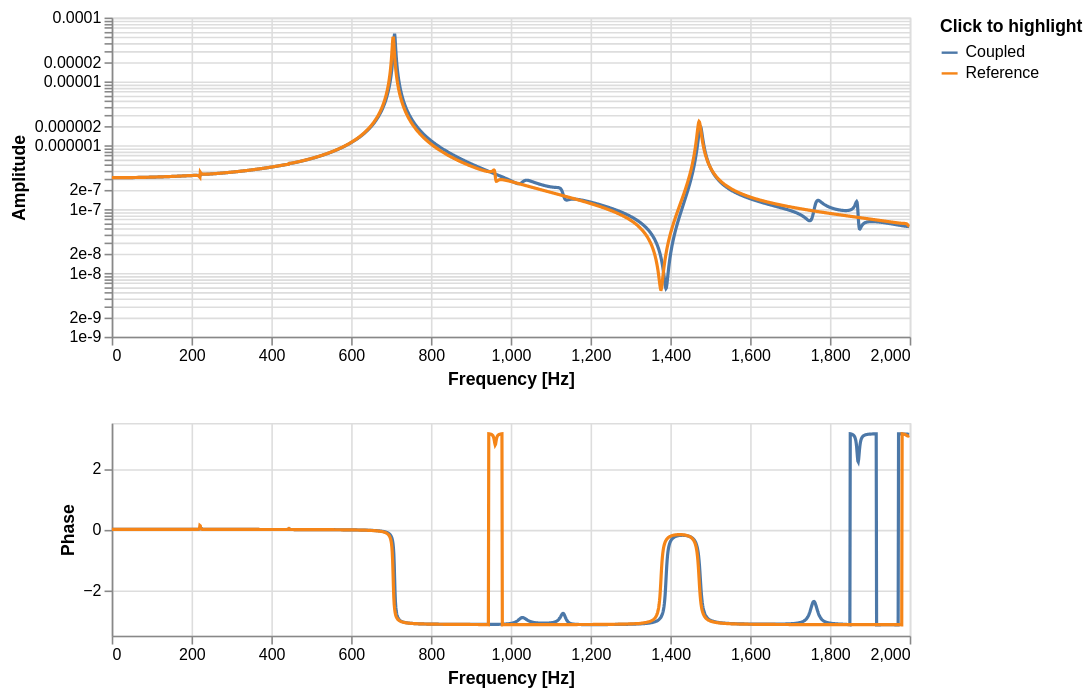

Here is the notebook cell this chart was saved with:
### Markdown cell above
The decoupled and the reference results can then be compared:

### Code cell
out = 0
inp = 2

pyfbs.display.plot_frequency_response(MK_A.freq, np.hstack((Y_A_coupled[:,out:out+1,inp:inp+1],MK_A.frf[:,out:out+1,inp:inp+1])),
                              labels=('Coupled', 'Reference'))

### Figure 1 — Vega-Lite specification as saved in the notebook (floating-point values rounded to 4 significant figures; data arrays with more than 128 entries replaced by an {"elided": "..."} marker saying what was removed)
{"config": {"view": {"continuousWidth": 300, "continuousHeight": 300}}, "vconcat": [{"mark": {"type": "line"}, "encoding": {"color": {"field": "out_in", "legend": {"title": "Click to highlight"}, "type": "nominal"}, "opacity": {"condition": {"param": "param_6abc652f877f8643", "value": 1}, "value": 0.2}, "x": {"axis": {"title": "Frequency [Hz]"}, "field": "f", "type": "quantitative"}, "y": {"axis": {"title": "Amplitude"}, "field": "A", "scale": {"base": 10, "type": "log"}, "type": "quantitative"}}, "height": 200.0, "name": "view_8019a67154077cdf_0", "width": 500}, {"mark": {"type": "line"}, "encoding": {"color": {"field": "out_in", "type": "nominal"}, "opacity": {"condition": {"param": "param_6abc652f877f8643", "value": 1}, "value": 0.2}, "x": {"axis": {"title": "Frequency [Hz]"}, "field": "f", "type": "quantitative"}, "y": {"axis": {"title": "Phase"}, "field": "ph", "type": "quantitative"}}, "height": 133.3, "name": "view_3d4d4010d2e138e1_1", "width": 500}], "data": {"name": "data-3f2e3be670fd066e416040e45498a775"}, "params": [{"name": "param_f268f798f41c853e", "select": {"type": "interval"}, "bind": "scales", "views": ["view_8019a67154077cdf_0", "view_3d4d4010d2e138e1_1"]}, {"name": "param_6abc652f877f8643", "select": {"type": "point", "fields": ["out_in"]}, "bind": "legend", "views": ["view_8019a67154077cdf_0", "view_3d4d4010d2e138e1_1"]}], "$schema": "https://vega.github.io/schema/vega-lite/v6.1.0.json", "datasets": {"data-3f2e3be670fd066e416040e45498a775": {"elided": "4000 records"}}}
